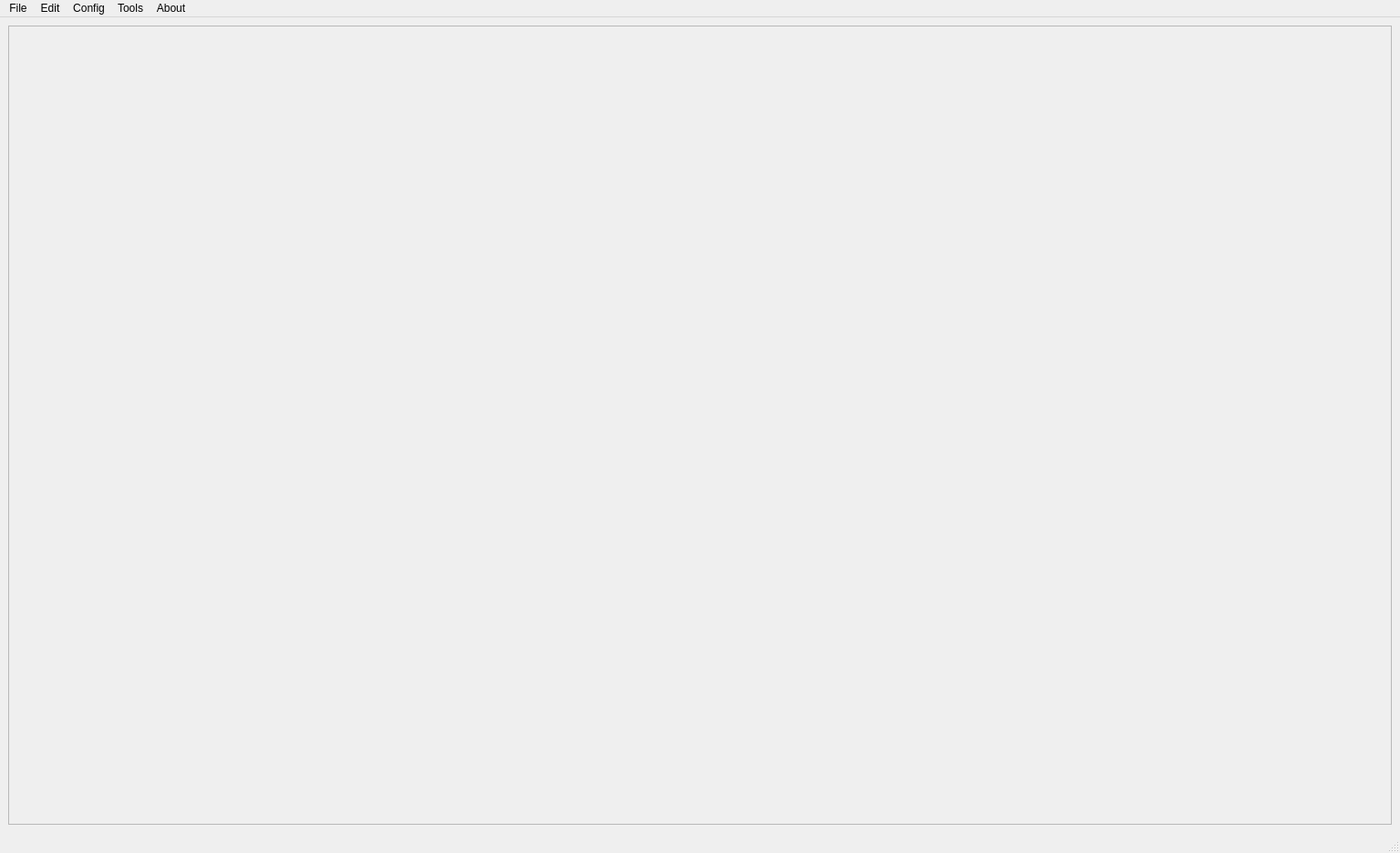
<?xml version="1.0" encoding="UTF-8"?>
<ui version="4.0">
 <class>MainWindow</class>
 <widget class="QMainWindow" name="MainWindow">
  <property name="geometry">
   <rect>
    <x>0</x>
    <y>0</y>
    <width>1535</width>
    <height>935</height>
   </rect>
  </property>
  <property name="windowTitle">
   <string>MainWindow</string>
  </property>
  <widget class="QWidget" name="centralwidget">
   <layout class="QGridLayout" name="gridLayout">
    <item row="0" column="0">
     <layout class="QHBoxLayout" name="horizontalLayout">
      <item>
       <widget class="SLabel3DAnnotation" name="vtk_panel">
        <property name="sizePolicy">
         <sizepolicy hsizetype="Preferred" vsizetype="Preferred">
          <horstretch>0</horstretch>
          <verstretch>0</verstretch>
         </sizepolicy>
        </property>
        <property name="minimumSize">
         <size>
          <width>600</width>
          <height>600</height>
         </size>
        </property>
        <property name="frameShape">
         <enum>QFrame::StyledPanel</enum>
        </property>
        <property name="frameShadow">
         <enum>QFrame::Raised</enum>
        </property>
       </widget>
      </item>
     </layout>
    </item>
   </layout>
  </widget>
  <widget class="QMenuBar" name="menubar">
   <property name="geometry">
    <rect>
     <x>0</x>
     <y>0</y>
     <width>1535</width>
     <height>26</height>
    </rect>
   </property>
   <widget class="QMenu" name="menu">
    <property name="title">
     <string>File</string>
    </property>
    <widget class="QMenu" name="menuExport">
     <property name="title">
      <string>Export</string>
     </property>
     <addaction name="actionKITTI"/>
    </widget>
    <addaction name="action_Load_Scenes"/>
    <addaction name="action_Save_Scenes"/>
    <addaction name="separator"/>
    <addaction name="menuExport"/>
   </widget>
   <widget class="QMenu" name="menuEdit">
    <property name="title">
     <string>Edit</string>
    </property>
    <addaction name="actionHome"/>
    <addaction name="actionEnd"/>
    <addaction name="actionPrevious"/>
    <addaction name="actionNext"/>
    <addaction name="action_Delete_Model"/>
    <addaction name="separator"/>
    <addaction name="actionRoateX"/>
    <addaction name="actionRoateX_M"/>
    <addaction name="actionRoateY"/>
    <addaction name="actionRoateY_M"/>
    <addaction name="actionRoateZ"/>
    <addaction name="actionRoateZ_M"/>
    <addaction name="separator"/>
    <addaction name="actionCopy"/>
    <addaction name="actionPaste"/>
    <addaction name="separator"/>
    <addaction name="actioncopy_scene"/>
   </widget>
   <widget class="QMenu" name="menuTools">
    <property name="title">
     <string>Tools</string>
    </property>
    <addaction name="actionkitti_2_labelimg3D"/>
   </widget>
   <widget class="QMenu" name="menuConfig">
    <property name="title">
     <string>Config</string>
    </property>
    <addaction name="actionSystem_Config"/>
   </widget>
   <widget class="QMenu" name="menuAbout">
    <property name="title">
     <string>About</string>
    </property>
    <widget class="QMenu" name="menuAuthors">
     <property name="title">
      <string>Authors</string>
     </property>
     <addaction name="actionHaonan_Liu"/>
     <addaction name="actionCongliang_Li"/>
     <addaction name="actionShijie_Sun"/>
     <addaction name="actionHongLi_Hu"/>
    </widget>
    <addaction name="menuAuthors"/>
    <addaction name="separator"/>
    <addaction name="actionLicense"/>
   </widget>
   <addaction name="menu"/>
   <addaction name="menuEdit"/>
   <addaction name="menuConfig"/>
   <addaction name="menuTools"/>
   <addaction name="menuAbout"/>
  </widget>
  <widget class="QStatusBar" name="statusbar"/>
  <action name="action_Load_Scenes">
   <property name="text">
    <string>&amp;Load Scenes</string>
   </property>
   <property name="shortcut">
    <string>Ctrl+O</string>
   </property>
  </action>
  <action name="action_Save_Scenes">
   <property name="text">
    <string>&amp;Save Scenes</string>
   </property>
   <property name="shortcut">
    <string>Ctrl+S</string>
   </property>
  </action>
  <action name="actionHome">
   <property name="text">
    <string>Home</string>
   </property>
   <property name="shortcut">
    <string>Home</string>
   </property>
  </action>
  <action name="actionEnd">
   <property name="text">
    <string>End</string>
   </property>
   <property name="shortcut">
    <string>End</string>
   </property>
  </action>
  <action name="actionPrevious">
   <property name="text">
    <string>Previous</string>
   </property>
   <property name="shortcut">
    <string>1</string>
   </property>
  </action>
  <action name="actionNext">
   <property name="text">
    <string>Next</string>
   </property>
   <property name="shortcut">
    <string>Space</string>
   </property>
  </action>
  <action name="action_Delete_Model">
   <property name="text">
    <string>&amp;Delete Model</string>
   </property>
   <property name="shortcut">
    <string>X</string>
   </property>
  </action>
  <action name="actionRoateX">
   <property name="text">
    <string>RoateX+</string>
   </property>
   <property name="shortcut">
    <string>W</string>
   </property>
  </action>
  <action name="actionRoateX_M">
   <property name="text">
    <string>RoateX-</string>
   </property>
   <property name="shortcut">
    <string>S</string>
   </property>
  </action>
  <action name="actionRoateY">
   <property name="text">
    <string>RoateY+</string>
   </property>
   <property name="shortcut">
    <string>E</string>
   </property>
  </action>
  <action name="actionRoateY_M">
   <property name="text">
    <string>RoateY-</string>
   </property>
   <property name="shortcut">
    <string>Q</string>
   </property>
  </action>
  <action name="actionRoateZ">
   <property name="text">
    <string>RoateZ+</string>
   </property>
   <property name="shortcut">
    <string>A</string>
   </property>
  </action>
  <action name="actionRoateZ_M">
   <property name="text">
    <string>RoateZ-</string>
   </property>
   <property name="shortcut">
    <string>D</string>
   </property>
  </action>
  <action name="actionCopy">
   <property name="text">
    <string>Copy</string>
   </property>
   <property name="shortcut">
    <string>Ctrl+C</string>
   </property>
  </action>
  <action name="actionPaste">
   <property name="text">
    <string>Paste</string>
   </property>
   <property name="shortcut">
    <string>Ctrl+V</string>
   </property>
  </action>
  <action name="actionLabelImg3D">
   <property name="checkable">
    <bool>true</bool>
   </property>
   <property name="checked">
    <bool>true</bool>
   </property>
   <property name="text">
    <string>LabelImg3D</string>
   </property>
  </action>
  <action name="actionKITTI">
   <property name="checkable">
    <bool>true</bool>
   </property>
   <property name="checked">
    <bool>true</bool>
   </property>
   <property name="text">
    <string>KITTI</string>
   </property>
  </action>
  <action name="actionkitti_2_labelimg3D">
   <property name="text">
    <string>kitti-&gt;6DoF</string>
   </property>
   <property name="text">
    <string>rope3d-&gt;kitti</string>
   </property>
  </action>
  <action name="actionSystem_Config">
   <property name="text">
    <string>System Config</string>
   </property>
  </action>
  <action name="actioncopy_scene">
   <property name="text">
    <string>Copy_Scene</string>
   </property>
   <property name="shortcut">
    <string>Ctrl+Space</string>
   </property>
  </action>
  <action name="actionLicense">
   <property name="text">
    <string>License</string>
   </property>
  </action>
  <action name="actionHaonan_Liu">
   <property name="text">
    <string>Haonan liu</string>
   </property>
  </action>
  <action name="actionCongliang_Li">
   <property name="text">
    <string>Congliang Li</string>
   </property>
  </action>
  <action name="actionShijie_Sun">
   <property name="text">
    <string>Shijie Sun</string>
   </property>
  </action>
  <action name="actionHongLi_Hu">
   <property name="text">
    <string>HongLi Hu</string>
   </property>
  </action>
 </widget>
 <customwidgets>
  <customwidget>
   <class>SLabel3DAnnotation</class>
   <extends>QFrame</extends>
   <header location="global">libs.slabel3dannotation</header>
   <container>1</container>
  </customwidget>
 </customwidgets>
 <resources/>
 <connections/>
</ui>
